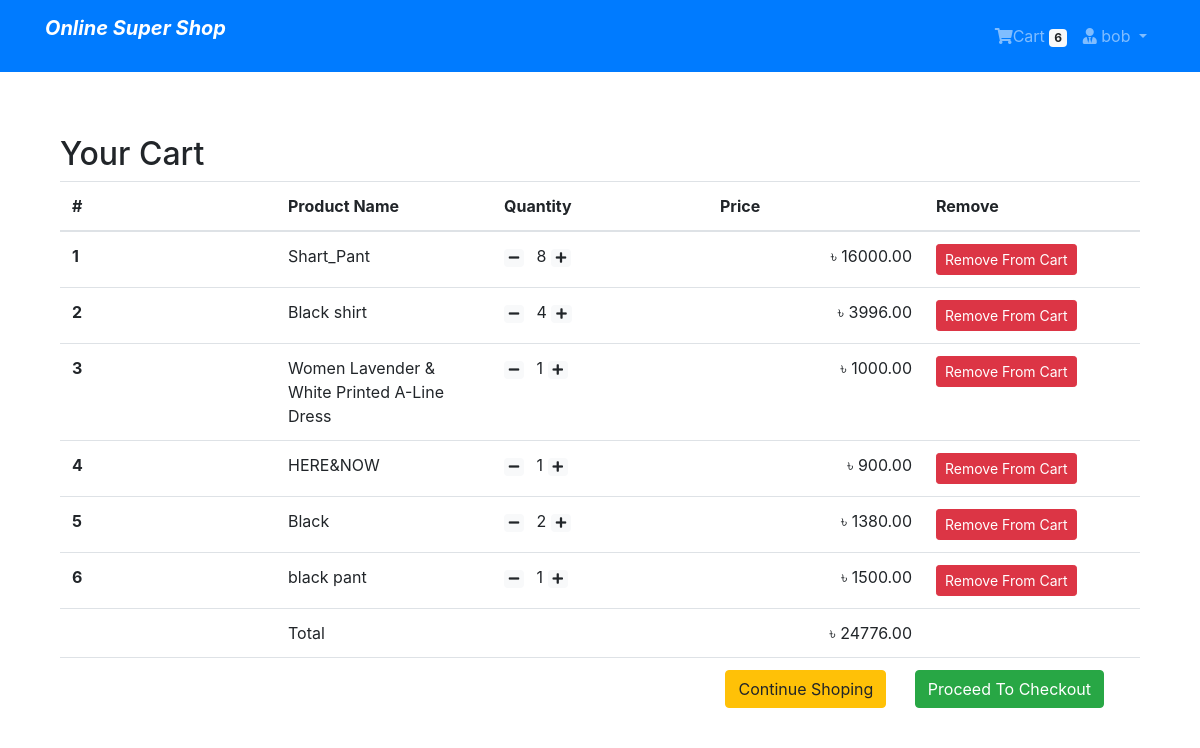
The page /shop/cart/ (signed in) on the database its author committed.
### AppLogin/models.py (models this page shows, shortened)
class User(AbstractBaseUser,PermissionsMixin):
	email = models.EmailField(unique=True,null=False)
	is_staff = models.BooleanField(
		ugettext_lazy('staff status'),
		default=False,
		help_text = ugettext_lazy('Designates whether the user can log in this site')
		)
	is_active = models.BooleanField(
	ugettext_lazy('active'),
	default = True,
	help_text = ugettext_lazy('Designates whether this user should be treated as active. Uselect this instead of deleting accounts')
	)
	USERNAME_FIELD = 'email'
	REQUIRED_FIELDS = []
	objects = MyUserManager()

class Profile(models.Model):
	user = models.OneToOneField(User, on_delete=models.CASCADE,related_name='profile')
	username = models.CharField(max_length=264, blank=True)
	full_name = models.CharField(max_length=264,blank=True)
	address_1 = models.TextField(max_length=300, blank=True)
	city = models.CharField(max_length=40, blank=True)
	zipcode = models.CharField(max_length=15, blank=True)
	country = models.CharField(max_length=50, blank=True)
	phone = models.CharField(max_length=20, blank=True)
	date_joined = models.DateTimeField(auto_now_add=True)

### AppOrder/models.py (models this page shows, shortened)
class Order(models.Model):
	orderitems = models.ManyToManyField(Cart)
	user = models.ForeignKey(settings.AUTH_USER_MODEL, on_delete=models.CASCADE)
	ordered = models.BooleanField(default=False)
	created = models.DateTimeField(auto_now_add=True)
	paymentId = models.CharField(max_length=260,blank=True,null=True)
	orderedId = models.CharField(max_length=200, blank=True,null=True)
	def get_totals(self):
		total = 0
		for order_item in self.orderitems.all():
			total += float(order_item.get_total())
		return total

class Cart(models.Model):
	user = models.ForeignKey(settings.AUTH_USER_MODEL, on_delete=models.CASCADE, related_name="cart")
	item = models.ForeignKey(Product, on_delete=models.CASCADE, related_name="cart")
	quantity = models.IntegerField(default=1)
	purchased = models.BooleanField(default=False)
	created = models.DateTimeField(auto_now_add=True)
	updated = models.DateTimeField(auto_now = True)
	def get_total(self):
		total = self.item.price * self.quantity
		float_total = format(total, '0.2f')
		return float_total

### AppShop/models.py (models this page shows, shortened)
class Product(models.Model):
	mainimage = models.ImageField(upload_to='Products')
	name = models.CharField(max_length=260)
	category = models.ForeignKey(Category,on_delete=models.CASCADE,related_name='category')
	preview_text = models.TextField(max_length=200, verbose_name='Preview Text')
	detail_text = models.TextField(max_length=1000,verbose_name='Description')
	price = models.FloatField()
	old_price = models.FloatField()
	created = models.DateTimeField(auto_now_add=True)
	class Meta:
		ordering = ['-created',]

### AppOrder/views.py (the view)
# urls.py: path('cart/',views.cart_view,name='cart'),
@login_required
def cart_view(request):
 	carts = Cart.objects.filter(user=request.user, purchased=False)
 	orders = Order.objects.filter(user=request.user,ordered=False)
 	if carts.exists() and orders.exists():
 		order = orders[0]
 		return render(request,'AppOrder/cart.html',context={'carts':carts,'order':order})
 	else:
 		messages.warning(request,"You don't have any item in your cart!")
 		return redirect("AppShop:home")

### AppOrder/templatetags/cart_tag.py (called while the page is built)
@register.filter
def cart_total(user):
	order = Order.objects.filter(user=user, ordered=False)
	if order.exists():
		return order[0].orderitems.count()
	else:
		return 0

### templates/AppOrder/cart.html
{% extends 'base.html' %}
{% block body_block %}
<div class="container my-5">
	<div my-5>
		<h2>Your Cart</h2>
	</div>
	<table class="table table-hover">
		<thead>
			<tr>
				<th scope="col" width="15%">#</th>
				<th scope="col" width="15%">Product Name</th>
				<th scope="col" width="15%">Quantity</th>
				<th scope="col" width="15%">Price</th>
				<th scope="col" width="15%">Remove</th>
			</tr>
		</thead>
		<tbody>
			{% for cart in carts %}
			<tr>
				<th scope="row">{{ forloop.counter }}</th>
				<td>{{cart.item.name}}</td>
				<td>
					<a href=" {% url 'AppOrder:decrease' pk=cart.item.pk %} " class="mr-2"><span class="badge badge-light"><i class="fas fa-minus"></i></span></a>
					{{ cart.quantity }}
					<a href=" {% url 'AppOrder:increase' pk=cart.item.pk %} " class="mr-2"><span class="badge badge-light"><i class="fas fa-plus"></i></span></a>
				</td>
				<td align="right">&#2547; {{ cart.get_total }}</td>
				<td><a href=" {% url 'AppOrder:remove' pk=cart.item.pk %} " class="btn btn-danger btn-sm">Remove From Cart</a></td>
			</tr>
			{% endfor %}
			<tr>
				<th scope="row"></th>
				<td colspan="2">Total</td>
				<td align="right">&#2547; {{ order.get_totals | floatformat:2 }} </td>
				<td></td>
			</tr>
			<tr>
				<th scope="row"></th>
				<td colspan="4" class="text-right">
					<a href="{% url 'AppShop:home' %}" class="btn btn-warning mr-4">Continue Shoping</a>
					<a href=" {% url 'AppPayment:checkout' %} " class="btn btn-success mr-4">Proceed To Checkout</a>
				</td>
			</tr>
		</tbody>
	</table>
</div>
{% endblock %}

### templates/navbar.html (shortened to what this page needs)
{% load cart_tag %}
<nav class="navbar navbar-expand-lg navbar-dark bg-primary">
	<div class="container">
		<a class="navbar-brand" href="{% url 'AppShop:home' %}"><p><i><b>Online Super Shop</i></b></p></a>
		<div class="collapse navbar-collapse" id="navbarNav">
			<ul class="navbar-nav ml-auto">
				 {% if request.user.is_authenticated %}
				<li class="nav-item" >
					<a href=" {% url 'AppOrder:cart' %} " class="nav-link"><i class="fa fa-shopping-cart"></i>Cart
					<span class="badge badge-light"> {{ request.user | cart_total }} </span>
					</a>
					</li>
					<li class="nav-item dropdown">
			        <a class="nav-link dropdown-toggle" href="#" id="navbarDropdown" role="button" data-toggle="dropdown" aria-haspopup="true" aria-expanded="false"><i class="fa fa-user-tie"></i>
			         {{request.user.profile.username}}
			        </a>
		        </li>
      {% endif %}
			</ul>
		</div>
	</div>
</nav>

### rows shown on the page
User: user|cart_total "6", user.profile.username "bob"
Cart: item.name "Shart_Pant", quantity "8", get_total "16000.00"
Cart: item.name "Black shirt", quantity "4", get_total "3996.00"
Cart: item.name "Women Lavender & White Printed A-Line Dress", quantity "1", get_total "1000.00"
Cart: item.name "HERE&NOW", quantity "1", get_total "900.00"
Cart: item.name "Black", quantity "2", get_total "1380.00"
Cart: item.name "black pant", quantity "1", get_total "1500.00"
Order: get_totals "24776.00"
